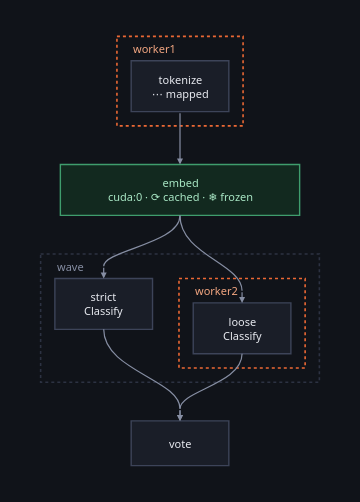

Source (notebook cell):
### Markdown cell above
In a notebook the graph draws itself — the figure **is** the plan, because that
is where the decisions show. The fill says only *where* a node runs; cached,
frozen and mapped are badges in the label, since three facts do not fit in one
colour and inventing a precedence between them would hide two of the three.

### Code cell
spread

### Figure 1 — Plotly figure (JSON) as saved in the notebook; plotly's stock layout.template omitted (floating-point values rounded to 4 significant figures)
{"data": [{"hoverinfo": "text", "hovertext": ["<b>tokenize</b><br>class: Tokenize<br>device: cpu<br>host: worker1<br>mapped over its items", "<b>embed</b><br>class: Embed<br>device: cuda:0<br>cached<br>frozen", "<b>strict</b><br>class: Classify<br>device: cpu", "<b>loose</b><br>class: Classify<br>device: cpu<br>host: worker2", "<b>vote</b><br>class: Vote<br>device: cpu"], "marker": {"opacity": 0, "size": 1}, "mode": "markers", "showlegend": false, "type": "scatter", "x": [137.0, 137.0, 62.0, 198.0, 137.0], "y": [49.0, 151.0, 263.0, 287.0, 400.0]}], "layout": {"annotations": [{"align": "left", "font": {"color": "#f2a681", "family": "system-ui, -apple-system, Segoe UI, Roboto, sans-serif", "size": 11}, "showarrow": false, "text": "worker1", "x": 89.0, "xanchor": "left", "y": 12.0, "yanchor": "middle"}, {"align": "center", "font": {"color": "#e7e9ef", "family": "system-ui, -apple-system, Segoe UI, Roboto, sans-serif", "size": 11}, "showarrow": false, "text": "tokenize<br>⋯ mapped", "x": 137.0, "xanchor": "center", "y": 49.0, "yanchor": "middle"}, {"align": "center", "font": {"color": "#a9e7c5", "family": "system-ui, -apple-system, Segoe UI, Roboto, sans-serif", "size": 11}, "showarrow": false, "text": "embed<br>cuda:0 · ⟳ cached · ❄ frozen", "x": 137.0, "xanchor": "center", "y": 151.0, "yanchor": "middle"}, {"align": "left", "font": {"color": "#868ea3", "family": "system-ui, -apple-system, Segoe UI, Roboto, sans-serif", "size": 11}, "showarrow": false, "text": "wave", "x": 14.0, "xanchor": "left", "y": 226.0, "yanchor": "middle"}, {"align": "center", "font": {"color": "#e7e9ef", "family": "system-ui, -apple-system, Segoe UI, Roboto, sans-serif", "size": 11}, "showarrow": false, "text": "strict<br>Classify", "x": 62.0, "xanchor": "center", "y": 263.0, "yanchor": "middle"}, {"align": "left", "font": {"color": "#f2a681", "family": "system-ui, -apple-system, Segoe UI, Roboto, sans-serif", "size": 11}, "showarrow": false, "text": "worker2", "x": 150.0, "xanchor": "left", "y": 250.0, "yanchor": "middle"}, {"align": "center", "font": {"color": "#e7e9ef", "family": "system-ui, -apple-system, Segoe UI, Roboto, sans-serif", "size": 11}, "showarrow": false, "text": "loose<br>Classify", "x": 198.0, "xanchor": "center", "y": 287.0, "yanchor": "middle"}, {"align": "center", "font": {"color": "#e7e9ef", "family": "system-ui, -apple-system, Segoe UI, Roboto, sans-serif", "size": 11}, "showarrow": false, "text": "vote", "x": 137.0, "xanchor": "center", "y": 400.0, "yanchor": "middle"}, {"arrowcolor": "#868ea3", "arrowhead": 2, "arrowsize": 1, "arrowwidth": 1.2, "ax": 137.0, "axref": "x", "ay": 74.0, "ayref": "y", "showarrow": true, "text": "", "x": 137.0, "xref": "x", "y": 126.0, "yref": "y"}, {"arrowcolor": "#868ea3", "arrowhead": 2, "arrowsize": 1, "arrowwidth": 1.2, "ax": 62.0, "axref": "x", "ay": 226.0, "ayref": "y", "showarrow": true, "text": "", "x": 62.0, "xref": "x", "y": 238.0, "yref": "y"}, {"arrowcolor": "#868ea3", "arrowhead": 2, "arrowsize": 1, "arrowwidth": 1.2, "ax": 198.0, "axref": "x", "ay": 250.0, "ayref": "y", "showarrow": true, "text": "", "x": 198.0, "xref": "x", "y": 262.0, "yref": "y"}, {"arrowcolor": "#868ea3", "arrowhead": 2, "arrowsize": 1, "arrowwidth": 1.2, "ax": 137.0, "axref": "x", "ay": 366.0, "ayref": "y", "showarrow": true, "text": "", "x": 137.0, "xref": "x", "y": 378.0, "yref": "y"}, {"arrowcolor": "#868ea3", "arrowhead": 2, "arrowsize": 1, "arrowwidth": 1.2, "ax": 137.0, "axref": "x", "ay": 366.0, "ayref": "y", "showarrow": true, "text": "", "x": 137.0, "xref": "x", "y": 378.0, "yref": "y"}], "font": {"color": "#e7e9ef", "family": "system-ui, -apple-system, Segoe UI, Roboto, sans-serif", "size": 12}, "height": 502.0, "hoverlabel": {"align": "left", "bgcolor": "#1a1e28", "bordercolor": "#2c3242", "font": {"color": "#e7e9ef", "family": "system-ui, -apple-system, Segoe UI, Roboto, sans-serif"}}, "legend": {"bgcolor": "rgba(0,0,0,0)", "font": {"color": "#868ea3"}, "orientation": "h", "x": 1, "xanchor": "right", "y": 1.02, "yanchor": "bottom"}, "margin": {"b": 16, "l": 16, "r": 16, "t": 16}, "paper_bgcolor": "#101319", "plot_bgcolor": "#101319", "shapes": [{"fillcolor": "rgba(0,0,0,0)", "layer": "below", "line": {"color": "#eb6834", "dash": "dot", "width": 1.6}, "type": "rect", "x0": 75.0, "x1": 199.0, "y0": 0.0, "y1": 88.0}, {"fillcolor": "#1a1e28", "layer": "below", "line": {"color": "#3d4459", "width": 1.4}, "type": "rect", "x0": 89.0, "x1": 185.0, "y0": 24.0, "y1": 74.0}, {"fillcolor": "#12291f", "layer": "below", "line": {"color": "#3f9d6d", "width": 1.4}, "type": "rect", "x0": 19.4, "x1": 254.6, "y0": 126.0, "y1": 176.0}, {"fillcolor": "rgba(0,0,0,0)", "layer": "below", "line": {"color": "#2c3242", "dash": "dot", "width": 1.6}, "type": "rect", "x0": 0.0, "x1": 274.0, "y0": 214.0, "y1": 340.0}, {"fillcolor": "#1a1e28", "layer": "below", "line": {"color": "#3d4459", "width": 1.4}, "type": "rect", "x0": 14.0, "x1": 110.0, "y0": 238.0, "y1": 288.0}, {"fillcolor": "rgba(0,0,0,0)", "layer": "below", "line": {"color": "#eb6834", "dash": "dot", "width": 1.6}, "type": "rect", "x0": 136.0, "x1": 260.0, "y0": 238.0, "y1": 326.0}, {"fillcolor": "#1a1e28", "layer": "below", "line": {"color": "#3d4459", "width": 1.4}, "type": "rect", "x0": 150.0, "x1": 246.0, "y0": 262.0, "y1": 312.0}, {"fillcolor": "#1a1e28", "layer": "below", "line": {"color": "#3d4459", "width": 1.4}, "type": "rect", "x0": 89.0, "x1": 185.0, "y0": 378.0, "y1": 422.0}, {"layer": "below", "line": {"color": "#868ea3", "width": 1.2}, "path": "M 137.0,176.0 C 137.0,203.9 62.0,210.1 62.0,226.0", "type": "path", "xref": "x", "yref": "y"}, {"layer": "below", "line": {"color": "#868ea3", "width": 1.2}, "path": "M 137.0,176.0 C 137.0,214.7 198.0,223.3 198.0,250.0", "type": "path", "xref": "x", "yref": "y"}, {"layer": "below", "line": {"color": "#868ea3", "width": 1.2}, "path": "M 62.0,288.0 C 62.0,328.5 137.0,337.5 137.0,366.0", "type": "path", "xref": "x", "yref": "y"}, {"layer": "below", "line": {"color": "#868ea3", "width": 1.2}, "path": "M 198.0,312.0 C 198.0,341.7 137.0,348.3 137.0,366.0", "type": "path", "xref": "x", "yref": "y"}], "width": 360, "xaxis": {"range": [-20, 294.0], "visible": false}, "yaxis": {"range": [442.0, -20], "scaleanchor": "x", "visible": false}}}
